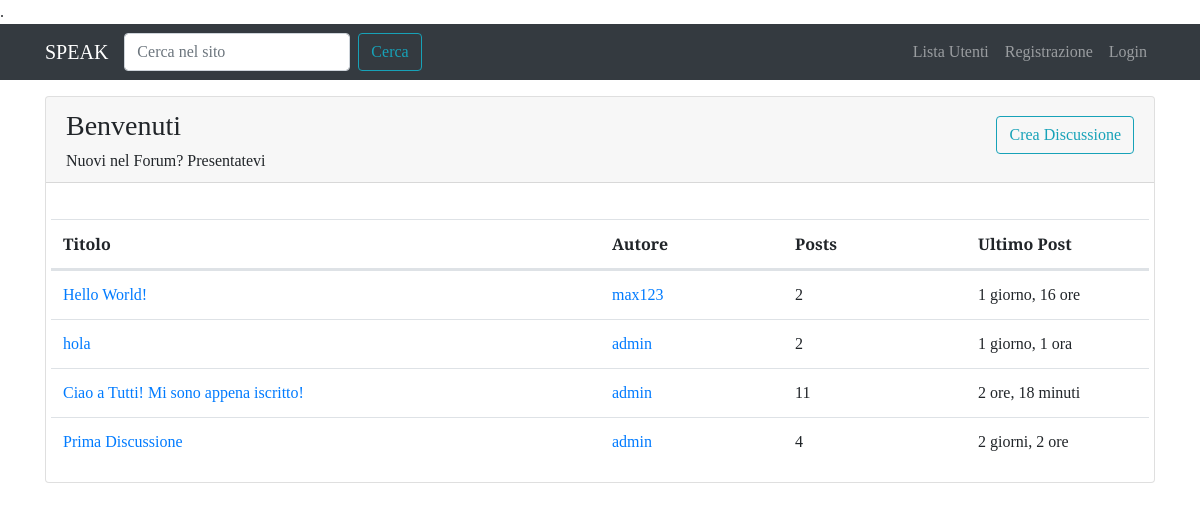
The app's page /forum/sezione/1/ with its own data.
### forum/models.py (models this page shows, shortened)
class Sezione(models.Model):
    nome_sezione = models.CharField(max_length=80)
    descrizione = models.CharField(max_length=150, blank=True, null=True) # black e null permettono di lasciare vuoto qst campo, se desiderato
    logo_sezione = models.ImageField(blank=True, null=True)
    class Meta:
        verbose_name = "Sezione"
        verbose_name_plural = "Sezioni"

class Discussione(models.Model):
    titolo = models.CharField(max_length=120)
    data_creazione = models.DateTimeField(auto_now_add=True) # data viene inserita alla creazione
    autore_discussione = models.ForeignKey(User, on_delete=models.CASCADE, related_name="discussioni")
    sezione_appartenenza = models.ForeignKey(Sezione, on_delete=models.CASCADE)
    def get_absolute_url(self):
        return reverse("visualizza_discussione", kwargs={"pk": self.pk})
    class Meta:
        verbose_name = "Discussione"
        verbose_name_plural = "Discussioni"

class Post(models.Model):
    autore_post = models.ForeignKey(User, on_delete=models.CASCADE, related_name="posts")
    contenuto = models.TextField()
    data_creazione = models.DateTimeField(auto_now_add=True)
    discussione = models.ForeignKey(Discussione, on_delete=models.CASCADE)
    class Meta:
        verbose_name = "Post"
        verbose_name_plural = "Posts"

### forum/views.py (the view)
# urls.py: path('sezione/<int:pk>/', views.visualizza_sezione, name="sezione_view"),
def visualizza_sezione(request, pk):
    sezione = get_object_or_404(Sezione, pk=pk)
    discussioni_sezione = Discussione.objects.filter(
        sezione_appartenenza=sezione).order_by("-data_creazione") # ordina le discussioni dalla più recente alla meno
    context = {"sezione": sezione, "discussioni": discussioni_sezione}
    return render(request, "forum/singola_sezione.html", context)

### forum/templates/forum/singola_sezione.html (shortened to what this page needs)
{% extends 'base.html' %}
{% block content %}
    <div class="card my-3">
        <div class="card-header d-flex align-items-end">
            <div>
                <h3>{{ sezione.nome_sezione }}</h3>
                <h6 class="card-text">{{ sezione.descrizione }}</h6>
            </div>
            <p class="ml-auto"><a class="btn btn-outline-info" href="{% url 'crea_discussione' pk=sezione.pk %}">Crea Discussione</a></p>
        </div>
        <div class="card-body pb-0">
            <table class="table mt-3">
                <thead>
                    <tr class="row">
                        <th class="col-lg-6 col-4">Titolo</th>
                        <th class="col-lg-2 col-3">Autore</th>
                        <th class="col-lg-2 col-2">Posts</th>
                        <th class="col-lg-2 col-3">Ultimo Post</th>
                    </tr>
                </thead>
                <tbody>
                    <tr class="row">
                        {% for discussione in discussioni %}
                            <td class="col-lg-6 col-4">
                                <a href="{{ discussione.get_absolute_url }}">{{ discussione.titolo }}</a>
                            </td>
                            <td class="col-lg-2 col-3">
                                <a href="{% url 'user_profile' username=discussione.autore_discussione.username %}">{{ discussione.autore_discussione }}</a>
                            </td>
                            <td class="col-lg-2 col-2">
                                {{ discussione.post_set.count }}
                            </td>
                            <td class="col-lg-2 col-3">
                                {{ discussione.post_set.last.data_creazione|timesince }}
                            </td>
                        {% empty %}
                            <p>Non ci sono ancora Discussioni!</p>
                        {% endfor %}
                    </tr>
                </tbody>
            </table>
        </div>
    </div>
{% endblock content %}

### templates/base.html (shortened to what this page needs)
{% load static %}
<!doctype html>
<html lang="it">
  <head>
    <link rel="stylesheet" href="https://cdn.jsdelivr.net/npm/bootstrap@4.6.0/dist/css/bootstrap.min.css">
    <link rel="stylesheet" href="{% static 'css/speak.css' %}">
    <link href="{% static 'fontawesome_free/css/all.min.css' %}" rel="stylesheet" type="text/css">
  </head>
  <body>
    <nav class="navbar navbar-expand-lg navbar-dark bg-dark">
        <div class="container">
            <a class="navbar-brand" href="/">SPEAK</a>
            <div class="collapse navbar-collapse" id="navbarSupportedContent">
                <form class="form-inline my-2 my-lg-0" action="{% url 'funzione_cerca' %}">
                    <input name="q" class="form-control mr-sm-2" type="search" placeholder="Cerca nel sito" aria-label="Search">
                    <button class="btn btn-outline-info my-2 my-sm-0" type="submit">Cerca</button>
                </form>
            <ul class="navbar-nav ml-auto">
                <li class="nav-item">
                <a class="nav-link" href="{% url 'user_list' %}">Lista Utenti <span class="sr-only">(current)</span></a>
                </li>
                {% if request.user.is_authenticated %}
                    <li class="nav-item dropdown">
                    <a class="nav-link dropdown-toggle" href="#" id="navbarDropdown" role="button" data-toggle="dropdown" aria-haspopup="true" aria-expanded="false">
                        {{ request.user.username }}
                    </a>
                    <div class="dropdown-menu" aria-labelledby="navbarDropdown">
                        <a class="dropdown-item" href="{% url 'user_profile' username=request.user.username %}">Profilo</a>
                        <a class="dropdown-item" href="{% url 'password_change' %}">Aggiorna Password</a>
                        <div class="dropdown-divider"></div>
                        <a class="dropdown-item" href="{% url 'logout' %}">Esci</a>
                    </div>
                    </li>
                {% else %}
                    <li class="nav-item">
                        <a class="nav-link" href="{% url 'registration_view' %}">Registrazione</a>
                    </li>
                    <li class="nav-item">
                        <a class="nav-link" href="{% url 'login' %}">Login</a>
                    </li>
                {% endif %}
            </ul>
            </div>
        </div>
    </nav>
    <div class="container">
        {% block content %}
        {% endblock content %}
    </div>
  </body>
</html>

### static-storage/css/speak.css (style rules this page uses)
body { font-family: 'Slabo 27px', serif; }

### records on screen
Sezione: nome_sezione "Benvenuti", descrizione "Nuovi nel Forum? Presentatevi"
Discussione: titolo "Hello World!", autore_discussione "max123", post_set.count "2", post_set.last.data_creazione "1 giorno, 16 ore"
Discussione: titolo "hola", autore_discussione "admin", post_set.count "2", post_set.last.data_creazione "1 giorno, 1 ora"
Discussione: titolo "Ciao a Tutti! Mi sono appena iscritto!", autore_discussione "admin", post_set.count "11", post_set.last.data_creazione "2 ore, 18 minuti"
Discussione: titolo "Prima Discussione", autore_discussione "admin", post_set.count "4", post_set.last.data_creazione "2 giorni, 2 ore"
